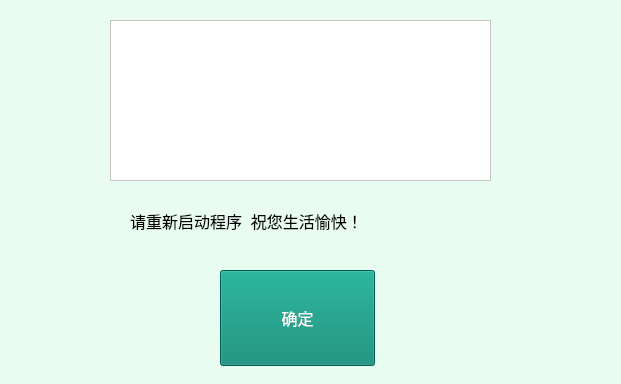
<?xml version="1.0" encoding="UTF-8"?>
<ui version="4.0">
 <class>Terminal</class>
 <widget class="QWidget" name="Terminal">
  <property name="geometry">
   <rect>
    <x>0</x>
    <y>0</y>
    <width>621</width>
    <height>384</height>
   </rect>
  </property>
  <property name="windowTitle">
   <string>Form</string>
  </property>
  <property name="styleSheet">
   <string notr="true">background-color: rgb(232,252,242);</string>
  </property>
  <widget class="QLabel" name="label">
   <property name="geometry">
    <rect>
     <x>130</x>
     <y>200</y>
     <width>411</width>
     <height>41</height>
    </rect>
   </property>
   <property name="font">
    <font>
     <pointsize>12</pointsize>
    </font>
   </property>
   <property name="text">
    <string>请重新启动程序  祝您生活愉快！</string>
   </property>
  </widget>
  <widget class="QPushButton" name="pushButton">
   <property name="geometry">
    <rect>
     <x>220</x>
     <y>270</y>
     <width>155</width>
     <height>96</height>
    </rect>
   </property>
   <property name="font">
    <font>
     <pointsize>12</pointsize>
    </font>
   </property>
   <property name="styleSheet">
    <string notr="true">background-color: rgb(0,132,112);color: rgb(255,255,255);</string>
   </property>
   <property name="text">
    <string>确定</string>
   </property>
  </widget>
  <widget class="QTextEdit" name="textEdit">
   <property name="geometry">
    <rect>
     <x>110</x>
     <y>20</y>
     <width>381</width>
     <height>161</height>
    </rect>
   </property>
   <property name="styleSheet">
    <string notr="true">background-color: rgb(255,255,255);</string>
   </property>
  </widget>
 </widget>
 <resources/>
 <connections/>
</ui>
